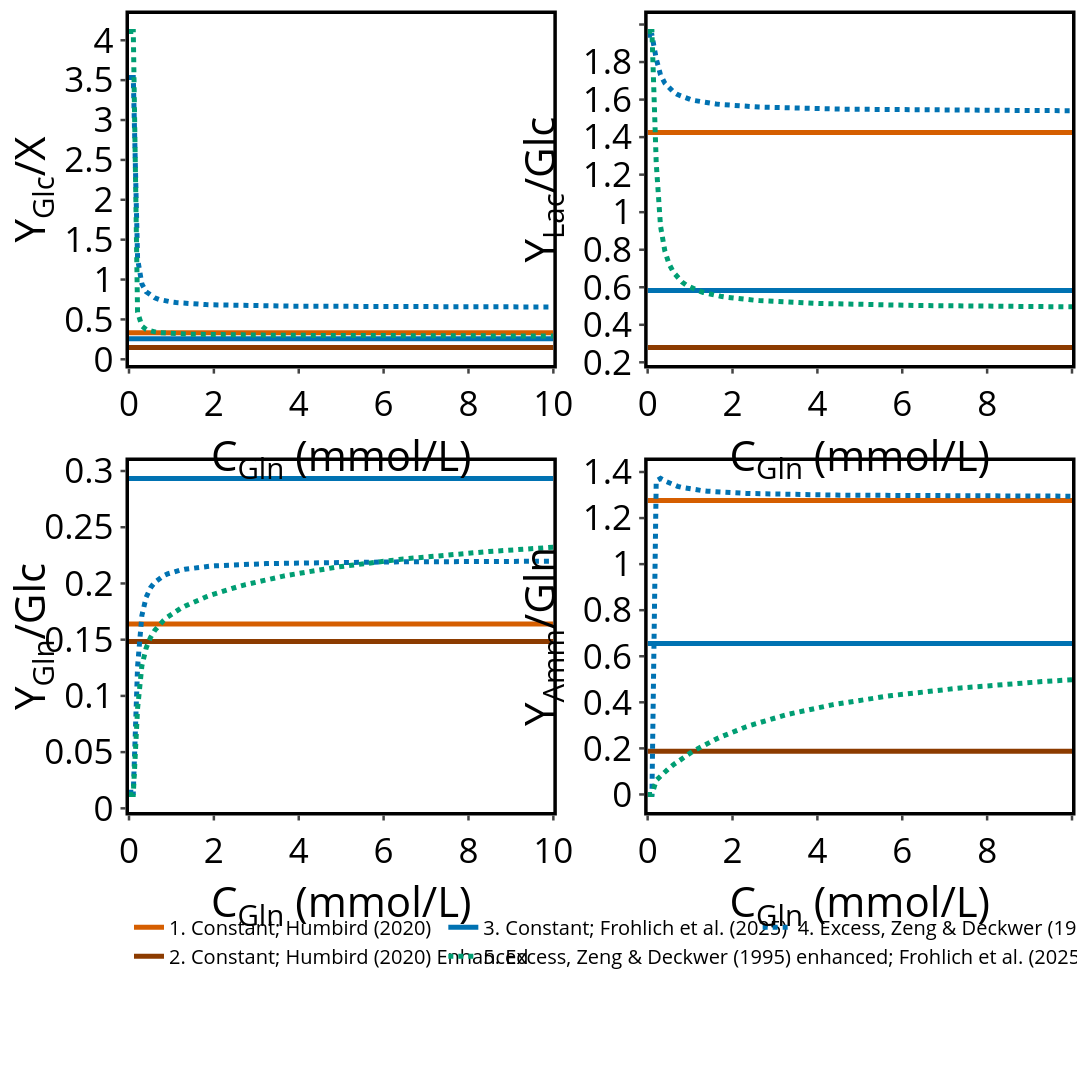

This figure's notebook cell:
### Markdown cell above
### Glutamine sweep at fixed glucose concentration
Same 2x2 publication-style figure, now with $C_{\mathrm{Gln}}$ on the x-axis and fixed $C_{\mathrm{Glc}} = 10\,\mathrm{mmol\,L^{-1}}$.

### Code cell
# --- Fixed conditions for glutamine sweep ---
C_Glc_fixed = 20.0  # mmol/L
C_Gln_range = np.linspace(0.0, 10.0, 100)

# Use same fixed growth rate reference
mu_fixed = 0.8 * float(params_gfi.cell_properties.mu_max)

# Constant and dynamic stoichiometric yields do not vary with concentration in these modes
constant_yields_gln = {}
dynamic_yields_gln = {}
for set_name, params_local in stoich_sets.items():
    model_const = StoichiometricModel(params_local, mode=StoichiometryMode.CONSTANT)
    model_dyn = StoichiometricModel(params_local, mode=StoichiometryMode.DYNAMIC)
    constant_yields_gln[set_name] = model_const.yields.copy()
    dynamic_yields_gln[set_name] = model_dyn.calculate_yields(mu_fixed).copy()

# Excess-coupled model with normal excess kinetics (vary glutamine)
model_excess_normal_gln = StoichiometricModel(params_exc_normal, mode=StoichiometryMode.EXCESS_COUPLED)
kin_excess_normal_gln = create_kinetic_model(
    Kinetics.EXCESS,
    params_exc_normal,
    stoichiometric_model=model_excess_normal_gln,
)

excess_normal_yields_matrix_gln = np.array([
    model_excess_normal_gln.calculate_yields(
        mu_fixed,
        cat_yields=kin_excess_normal_gln.calculate_cat_yields_from_excess(mu_fixed, C_Glc_fixed, c_gln),
    )
    for c_gln in C_Gln_range
])

# Excess-coupled model with adjusted excess kinetics (vary glutamine)
model_excess_adj_gln = StoichiometricModel(params_exc_adjusted, mode=StoichiometryMode.EXCESS_COUPLED)
kin_excess_adj_gln = create_kinetic_model(
    Kinetics.EXCESS,
    params_exc_adjusted,
    stoichiometric_model=model_excess_adj_gln,
)

excess_adjusted_yields_matrix_gln = np.array([
    model_excess_adj_gln.calculate_yields(
        mu_fixed,
        cat_yields=kin_excess_adj_gln.calculate_cat_yields_from_excess(mu_fixed, C_Glc_fixed, c_gln),
    )
    for c_gln in C_Gln_range
])

# Same yield indices as previous figure
yield_panels = [
    ("Y<sub>Glc</sub>/X", 0),
    ("Y<sub>Lac</sub>/Glc", 1),
    ("Y<sub>Gln</sub>/Glc", 2),
    ("Y<sub>Amm</sub>/Gln", 6),
]

fig_gln = make_subplots(
    rows=2,
    cols=2,
    horizontal_spacing=0.10,
    vertical_spacing=0.12,
)

# CVD-friendly colors
set_colors = {
    "GFI": "#0072B2",
    "GFI_dark": "#009E73",
    "Humbird normal": "#D55E00",
    "Humbird enhanced": "#8C3B00",
}

name_1 = "1. Constant; Humbird (2020)"
name_2 = "2. Constant; Humbird (2020) Enhanced"
name_3 = "3. Constant; Frohlich et al. (2025)"
# name_4 = "4. Dynamic; Frohlich et al. (2025)"
name_5 = "4. Excess, Zeng & Deckwer (1995); Frohlich et al. (2025)"
name_6 = "5. Excess, Zeng & Deckwer (1995) enhanced; Frohlich et al. (2025)"

constant_trace_names = {
    "Humbird normal": name_1,
    "Humbird enhanced": name_2,
    "GFI": name_3,
}

# Row-wise legend draw order
legend_rank = {
    name_1: 1,
    name_3: 2,
    name_5: 3,
    name_2: 4,
    # name_4: 5,
    name_6: 5,
}

linewidth = 5
axis_line_width = 3.5
tick_width = 2.5

for i, (label, idx) in enumerate(yield_panels):
    row = i // 2 + 1
    col = i % 2 + 1

    # Constant traces for all parameter families (solid)
    for set_name in ["Humbird normal", "Humbird enhanced", "GFI"]:
        color = set_colors[set_name]
        trace_name = constant_trace_names[set_name]

        fig_gln.add_trace(
            go.Scatter(
                x=C_Gln_range,
                y=np.full_like(C_Gln_range, constant_yields_gln[set_name][idx]),
                mode="lines",
                name=trace_name,
                legendrank=legend_rank[trace_name],
                line=dict(color=color, width=linewidth, dash="solid"),
                showlegend=(i == 0),
            ),
            row=row,
            col=col,
        )

    # Dynamic trace only for GFI (dashed) - Campaign 3 excluded
    # fig_gln.add_trace(
    #     go.Scatter(
    #         x=C_Gln_range,
    #         y=np.full_like(C_Gln_range, dynamic_yields_gln["GFI"][idx]),
    #         mode="lines",
    #         name=name_4,
    #         legendrank=legend_rank[name_4],
    #         line=dict(color=set_colors["GFI"], width=linewidth, dash="dash"),
    #         showlegend=(i == 0),
    #     ),
    #     row=row,
    #     col=col,
    # )

    fig_gln.add_trace(
        go.Scatter(
            x=C_Gln_range,
            y=excess_normal_yields_matrix_gln[:, idx],
            mode="lines",
            name=name_5,
            legendrank=legend_rank[name_5],
            line=dict(color=set_colors["GFI"], width=linewidth, dash="dot"),
            showlegend=(i == 0),
        ),
        row=row,
        col=col,
    )

    fig_gln.add_trace(
        go.Scatter(
            x=C_Gln_range,
            y=excess_adjusted_yields_matrix_gln[:, idx],
            mode="lines",
            name=name_6,
            legendrank=legend_rank[name_6],
            line=dict(color=set_colors["GFI_dark"], width=linewidth, dash="dot"),
            showlegend=(i == 0),
        ),
        row=row,
        col=col,
    )

    fig_gln.update_xaxes(title_text="C<sub>Gln</sub> (mmol/L)", row=row, col=col)
    fig_gln.update_yaxes(title_text=label, row=row, col=col)

fig_gln.update_xaxes(
    showline=True,
    linewidth=axis_line_width,
    linecolor="black",
    mirror=True,
    ticks="outside",
    tickwidth=tick_width,
)
fig_gln.update_yaxes(
    showline=True,
    linewidth=axis_line_width,
    linecolor="black",
    mirror=True,
    ticks="outside",
    tickwidth=tick_width,
)

fig_gln.update_layout(
    width=1700,
    height=1700,
    template="simple_white",
    font=dict(size=35, color="black"),
    legend=dict(
        title_text="",
        orientation="h",
        yanchor="top",
        y=-0.12,
        xanchor="left",
        x=0.0,
        traceorder="normal",
        entrywidthmode="fraction",
        entrywidth=1 / 3,
        font=dict(size=20),
    ),
    margin=dict(l=100, r=0, t=0, b=280),
)

fig_gln.show()


# Update to transparent background
fig_gln.update_layout(
    paper_bgcolor="rgba(0,0,0,0)",   # whole canvas
    plot_bgcolor="rgba(0,0,0,0)",    # plotting area
    legend=dict(bgcolor="rgba(0,0,0,0)")
)

# -----------------------------------------------------------------------------
# 5) Export for publication/reproducibility
# -----------------------------------------------------------------------------
SAVE_EXPORTS = True

if SAVE_EXPORTS == True:

    out_dir = Path.cwd()
    # csv_path = out_dir / "fedbatch_strategy_comparison_metrics.csv"
    svg_path = out_dir / "Kinetic_Profiles_Gln.svg"
    # png_path = out_dir / "fedbatch_strategy_comparison.png"

    # metrics_df.to_csv(csv_path, index=False)
    # print(f"Saved metrics table: {csv_path}")

    try:
        fig_gln.write_image(str(svg_path))
        # fig.write_image(str(png_path), scale=3)
        print(f"Saved figure: {svg_path}")
        # print(f"Saved figure: {png_path}")
    except Exception as exc:
        print("Image export skipped (install/enable kaleido if needed).")
        print(f"Export error: {exc}")
